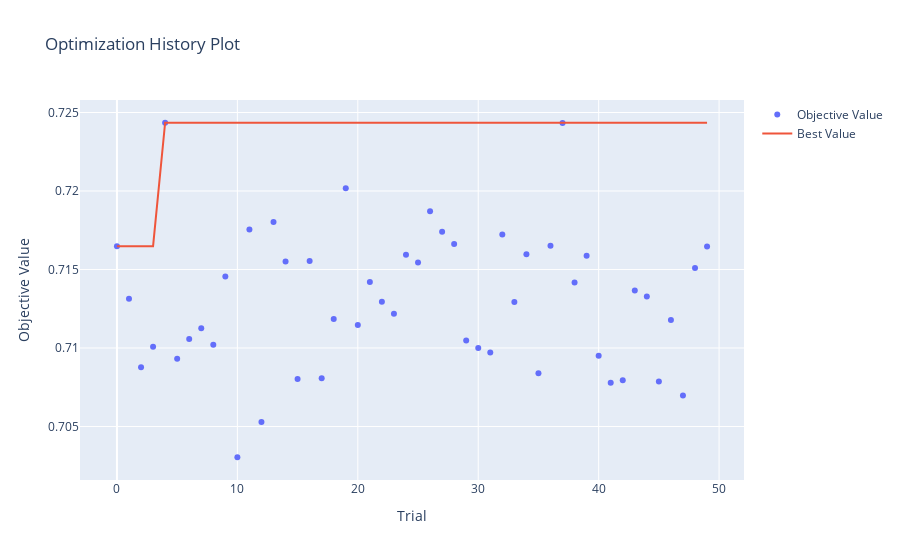
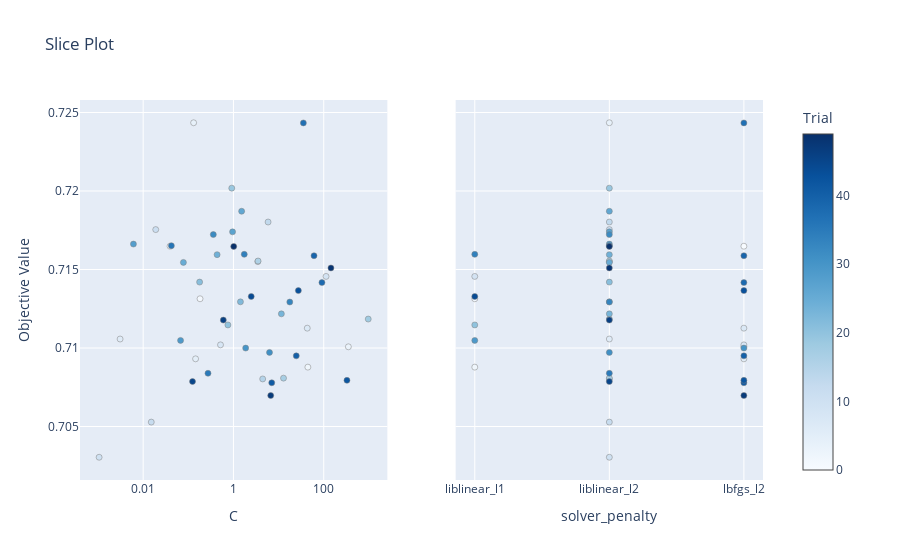
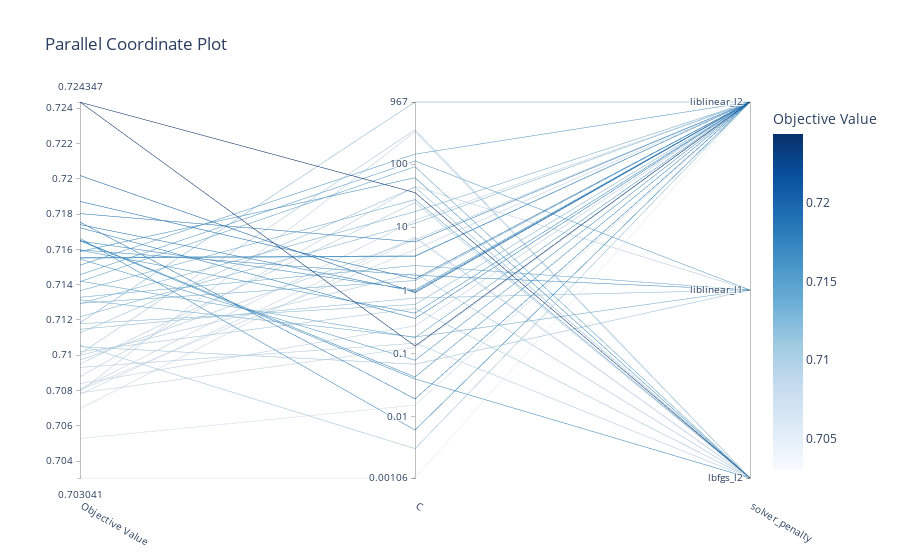
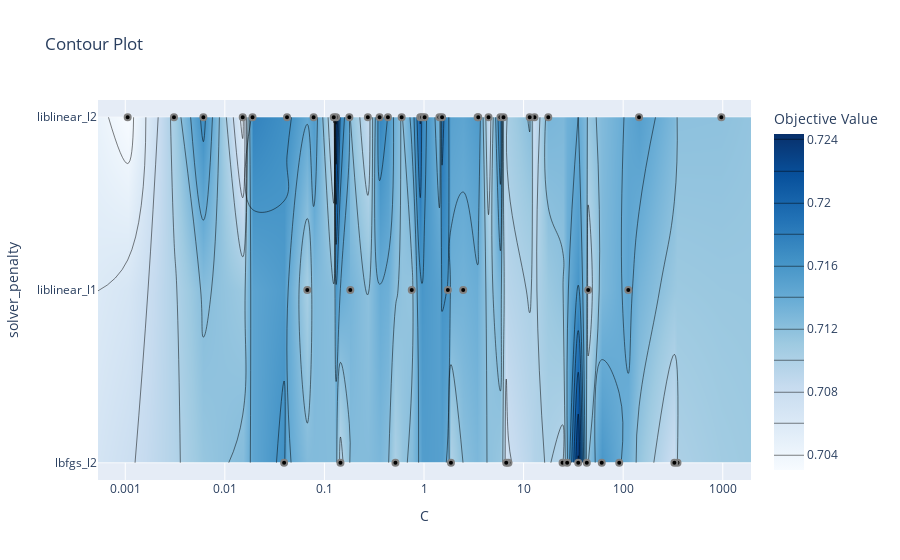

Notebook source saved alongside these figures, in order:
### Code cell
# Exibe os melhores resultados e parâmetros para cada modelo
for model_name in best_study_per_model:
    print(f"Best F1 for {model_name}: {best_f1_per_model[model_name]}")
    print(f"Best Parameters for {model_name}: {best_params_per_model[model_name]}")

    print(f"Plots for model: {model_name}")

    study = best_study_per_model[model_name]
    fig_opt_history = plot_optimization_history(study)
    fig_opt_history.show()

    fig_slice = plot_slice(study)
    fig_slice.show()

    fig_parallel = plot_parallel_coordinate(study)
    fig_parallel.show()

    fig_contour = plot_contour(study)
    fig_contour.show()

    fig_param_importances = plot_param_importances(study)
    fig_param_importances.show()

### Figure 1 — Plotly figure (JSON) as saved in the notebook; plotly's stock layout.template omitted (floating-point values rounded to 4 significant figures)
{"data": [{"mode": "markers", "name": "Objective Value", "type": "scatter", "x": [0, 1, 2, 3, 4, 5, 6, 7, 8, 9, 10, 11, 12, 13, 14, 15, 16, 17, 18, 19, 20, 21, 22, 23, 24, 25, 26, 27, 28, 29, 30, 31, 32, 33, 34, 35, 36, 37, 38, 39, 40, 41, 42, 43, 44, 45, 46, 47, 48, 49], "y": [0.7165, 0.7131, 0.7088, 0.7101, 0.7243, 0.7093, 0.7106, 0.7113, 0.7102, 0.7146, 0.703, 0.7175, 0.7053, 0.718, 0.7155, 0.708, 0.7155, 0.7081, 0.7118, 0.7202, 0.7115, 0.7142, 0.7129, 0.7122, 0.7159, 0.7155, 0.7187, 0.7174, 0.7166, 0.7105, 0.71, 0.7097, 0.7172, 0.7129, 0.716, 0.7084, 0.7165, 0.7243, 0.7142, 0.7159, 0.7095, 0.7078, 0.7079, 0.7137, 0.7133, 0.7079, 0.7118, 0.707, 0.7151, 0.7165]}, {"mode": "lines", "name": "Best Value", "type": "scatter", "x": [0, 1, 2, 3, 4, 5, 6, 7, 8, 9, 10, 11, 12, 13, 14, 15, 16, 17, 18, 19, 20, 21, 22, 23, 24, 25, 26, 27, 28, 29, 30, 31, 32, 33, 34, 35, 36, 37, 38, 39, 40, 41, 42, 43, 44, 45, 46, 47, 48, 49], "y": [0.7165, 0.7165, 0.7165, 0.7165, 0.7243, 0.7243, 0.7243, 0.7243, 0.7243, 0.7243, 0.7243, 0.7243, 0.7243, 0.7243, 0.7243, 0.7243, 0.7243, 0.7243, 0.7243, 0.7243, 0.7243, 0.7243, 0.7243, 0.7243, 0.7243, 0.7243, 0.7243, 0.7243, 0.7243, 0.7243, 0.7243, 0.7243, 0.7243, 0.7243, 0.7243, 0.7243, 0.7243, 0.7243, 0.7243, 0.7243, 0.7243, 0.7243, 0.7243, 0.7243, 0.7243, 0.7243, 0.7243, 0.7243, 0.7243, 0.7243]}, {"marker": {"color": "#cccccc"}, "mode": "markers", "name": "Infeasible Trial", "showlegend": false, "type": "scatter", "x": [], "y": []}], "layout": {"title": {"text": "Optimization History Plot"}, "xaxis": {"title": {"text": "Trial"}}, "yaxis": {"title": {"text": "Objective Value"}}}}

### Figure 2 — Plotly figure (JSON) as saved in the notebook; plotly's stock layout.template omitted (floating-point values rounded to 4 significant figures)
{"data": [{"marker": {"color": [0, 1, 2, 3, 4, 5, 6, 7, 8, 9, 10, 11, 12, 13, 14, 15, 16, 17, 18, 19, 20, 21, 22, 23, 24, 25, 26, 27, 28, 29, 30, 31, 32, 33, 34, 35, 36, 37, 38, 39, 40, 41, 42, 43, 44, 45, 46, 47, 48, 49], "colorbar": {"title": {"text": "Trial"}, "x": 1, "xpad": 40}, "colorscale": [[0, "rgb(247,251,255)"], [0.125, "rgb(222,235,247)"], [0.25, "rgb(198,219,239)"], [0.375, "rgb(158,202,225)"], [0.5, "rgb(107,174,214)"], [0.625, "rgb(66,146,198)"], [0.75, "rgb(33,113,181)"], [0.875, "rgb(8,81,156)"], [1, "rgb(8,48,107)"]], "line": {"color": "Grey", "width": 0.5}, "showscale": true}, "mode": "markers", "name": "Feasible Trial", "showlegend": false, "type": "scatter", "x": [0.03938, 0.1819, 44.52, 351.1, 0.1311, 0.1449, 0.003085, 43.12, 0.5166, 112.6, 0.001058, 0.01897, 0.01512, 5.848, 3.457, 4.444, 3.506, 12.86, 967.3, 0.9173, 0.7532, 0.1779, 1.428, 11.51, 0.4342, 0.07789, 1.518, 0.9561, 0.006086, 0.06733, 1.865, 6.286, 0.3582, 17.7, 1.736, 0.2729, 0.04212, 35.38, 91.29, 60.92, 24.63, 7.049, 326.8, 27.39, 2.475, 0.1241, 0.5965, 6.693, 144.4, 1.014], "xaxis": "x", "y": [0.7165, 0.7131, 0.7088, 0.7101, 0.7243, 0.7093, 0.7106, 0.7113, 0.7102, 0.7146, 0.703, 0.7175, 0.7053, 0.718, 0.7155, 0.708, 0.7155, 0.7081, 0.7118, 0.7202, 0.7115, 0.7142, 0.7129, 0.7122, 0.7159, 0.7155, 0.7187, 0.7174, 0.7166, 0.7105, 0.71, 0.7097, 0.7172, 0.7129, 0.716, 0.7084, 0.7165, 0.7243, 0.7142, 0.7159, 0.7095, 0.7078, 0.7079, 0.7137, 0.7133, 0.7079, 0.7118, 0.707, 0.7151, 0.7165], "yaxis": "y"}, {"marker": {"color": [0, 1, 2, 3, 4, 5, 6, 7, 8, 9, 10, 11, 12, 13, 14, 15, 16, 17, 18, 19, 20, 21, 22, 23, 24, 25, 26, 27, 28, 29, 30, 31, 32, 33, 34, 35, 36, 37, 38, 39, 40, 41, 42, 43, 44, 45, 46, 47, 48, 49], "colorbar": {"title": {"text": "Trial"}, "x": 1, "xpad": 40}, "colorscale": [[0, "rgb(247,251,255)"], [0.125, "rgb(222,235,247)"], [0.25, "rgb(198,219,239)"], [0.375, "rgb(158,202,225)"], [0.5, "rgb(107,174,214)"], [0.625, "rgb(66,146,198)"], [0.75, "rgb(33,113,181)"], [0.875, "rgb(8,81,156)"], [1, "rgb(8,48,107)"]], "line": {"color": "Grey", "width": 0.5}, "showscale": false}, "mode": "markers", "name": "Feasible Trial", "showlegend": false, "type": "scatter", "x": ["lbfgs_l2", "liblinear_l1", "liblinear_l1", "lbfgs_l2", "liblinear_l2", "lbfgs_l2", "liblinear_l2", "lbfgs_l2", "lbfgs_l2", "liblinear_l1", "liblinear_l2", "liblinear_l2", "liblinear_l2", "liblinear_l2", "liblinear_l2", "liblinear_l2", "liblinear_l2", "liblinear_l2", "liblinear_l2", "liblinear_l2", "liblinear_l1", "liblinear_l2", "liblinear_l2", "liblinear_l2", "liblinear_l2", "liblinear_l2", "liblinear_l2", "liblinear_l2", "liblinear_l2", "liblinear_l1", "lbfgs_l2", "liblinear_l2", "liblinear_l2", "liblinear_l2", "liblinear_l1", "liblinear_l2", "liblinear_l2", "lbfgs_l2", "lbfgs_l2", "lbfgs_l2", "lbfgs_l2", "lbfgs_l2", "lbfgs_l2", "lbfgs_l2", "liblinear_l1", "liblinear_l2", "liblinear_l2", "lbfgs_l2", "liblinear_l2", "liblinear_l2"], "xaxis": "x2", "y": [0.7165, 0.7131, 0.7088, 0.7101, 0.7243, 0.7093, 0.7106, 0.7113, 0.7102, 0.7146, 0.703, 0.7175, 0.7053, 0.718, 0.7155, 0.708, 0.7155, 0.7081, 0.7118, 0.7202, 0.7115, 0.7142, 0.7129, 0.7122, 0.7159, 0.7155, 0.7187, 0.7174, 0.7166, 0.7105, 0.71, 0.7097, 0.7172, 0.7129, 0.716, 0.7084, 0.7165, 0.7243, 0.7142, 0.7159, 0.7095, 0.7078, 0.7079, 0.7137, 0.7133, 0.7079, 0.7118, 0.707, 0.7151, 0.7165], "yaxis": "y2"}], "layout": {"title": {"text": "Slice Plot"}, "xaxis": {"anchor": "y", "domain": [0, 0.45], "title": {"text": "C"}, "type": "log"}, "xaxis2": {"anchor": "y2", "categoryarray": ["liblinear_l1", "liblinear_l2", "lbfgs_l2"], "categoryorder": "array", "domain": [0.55, 1], "title": {"text": "solver_penalty"}, "type": "category"}, "yaxis": {"anchor": "x", "domain": [0, 1], "title": {"text": "Objective Value"}}, "yaxis2": {"anchor": "x2", "domain": [0, 1], "matches": "y", "showticklabels": false}}}

### Figure 3 — Plotly figure (JSON) as saved in the notebook; plotly's stock layout.template omitted (floating-point values rounded to 4 significant figures)
{"data": [{"dimensions": [{"label": "Objective Value", "range": [0.703, 0.7243], "values": [0.7165, 0.7131, 0.7088, 0.7101, 0.7243, 0.7093, 0.7106, 0.7113, 0.7102, 0.7146, 0.703, 0.7175, 0.7053, 0.718, 0.7155, 0.708, 0.7155, 0.7081, 0.7118, 0.7202, 0.7115, 0.7142, 0.7129, 0.7122, 0.7159, 0.7155, 0.7187, 0.7174, 0.7166, 0.7105, 0.71, 0.7097, 0.7172, 0.7129, 0.716, 0.7084, 0.7165, 0.7243, 0.7142, 0.7159, 0.7095, 0.7078, 0.7079, 0.7137, 0.7133, 0.7079, 0.7118, 0.707, 0.7151, 0.7165]}, {"label": "C", "range": [-2.976, 2.986], "ticktext": ["0.00106", "0.01", "0.1", "1", "10", "100", "967"], "tickvals": [-2.976, -2, -1, 0, 1, 2, 2.986], "values": [-1.405, -0.7401, 1.649, 2.545, -0.8824, -0.8388, -2.511, 1.635, -0.2869, 2.051, -2.976, -1.722, -1.82, 0.767, 0.5387, 0.6478, 0.5448, 1.109, 2.986, -0.0375, -0.1231, -0.7498, 0.1547, 1.061, -0.3623, -1.109, 0.1814, -0.01948, -2.216, -1.172, 0.2706, 0.7984, -0.4459, 1.248, 0.2395, -0.5641, -1.375, 1.549, 1.96, 1.785, 1.391, 0.8481, 2.514, 1.438, 0.3936, -0.9064, -0.2244, 0.8256, 2.159, 0.00601]}, {"label": "solver_penalty", "range": [0, 2], "ticktext": ["lbfgs_l2", "liblinear_l1", "liblinear_l2"], "tickvals": [0, 1, 2], "values": [0, 1, 1, 0, 2, 0, 2, 0, 0, 1, 2, 2, 2, 2, 2, 2, 2, 2, 2, 2, 1, 2, 2, 2, 2, 2, 2, 2, 2, 1, 0, 2, 2, 2, 1, 2, 2, 0, 0, 0, 0, 0, 0, 0, 1, 2, 2, 0, 2, 2]}], "labelangle": 30, "labelside": "bottom", "line": {"color": [0.7165, 0.7131, 0.7088, 0.7101, 0.7243, 0.7093, 0.7106, 0.7113, 0.7102, 0.7146, 0.703, 0.7175, 0.7053, 0.718, 0.7155, 0.708, 0.7155, 0.7081, 0.7118, 0.7202, 0.7115, 0.7142, 0.7129, 0.7122, 0.7159, 0.7155, 0.7187, 0.7174, 0.7166, 0.7105, 0.71, 0.7097, 0.7172, 0.7129, 0.716, 0.7084, 0.7165, 0.7243, 0.7142, 0.7159, 0.7095, 0.7078, 0.7079, 0.7137, 0.7133, 0.7079, 0.7118, 0.707, 0.7151, 0.7165], "colorbar": {"title": {"text": "Objective Value"}}, "colorscale": [[0, "rgb(247,251,255)"], [0.125, "rgb(222,235,247)"], [0.25, "rgb(198,219,239)"], [0.375, "rgb(158,202,225)"], [0.5, "rgb(107,174,214)"], [0.625, "rgb(66,146,198)"], [0.75, "rgb(33,113,181)"], [0.875, "rgb(8,81,156)"], [1, "rgb(8,48,107)"]], "reversescale": false, "showscale": true}, "type": "parcoords"}], "layout": {"title": {"text": "Parallel Coordinate Plot"}}}

### Figure 4 — Plotly figure (JSON) as saved in the notebook; plotly's stock layout.template omitted (floating-point values rounded to 4 significant figures; data arrays with more than 128 entries replaced by an {"elided": "..."} marker saying what was removed)
{"data": [{"colorbar": {"title": {"text": "Objective Value"}}, "colorscale": [[0, "rgb(247,251,255)"], [0.125, "rgb(222,235,247)"], [0.25, "rgb(198,219,239)"], [0.375, "rgb(158,202,225)"], [0.5, "rgb(107,174,214)"], [0.625, "rgb(66,146,198)"], [0.75, "rgb(33,113,181)"], [0.875, "rgb(8,81,156)"], [1, "rgb(8,48,107)"]], "connectgaps": true, "contours": {"coloring": "heatmap"}, "hoverinfo": "none", "line": {"smoothing": 1.3}, "reversescale": false, "type": "contour", "x": [0.0005325, 0.001058, 0.003085, 0.006086, 0.01512, 0.01897, 0.03938, 0.04212, 0.06733, 0.07789, 0.1241, 0.1311, 0.1449, 0.1779, 0.1819, 0.2729, 0.3582, 0.4342, 0.5166, 0.5965, 0.7532, 0.9173, 0.9561, 1.014, 1.428, 1.518, 1.736, 1.865, 2.475, 3.457, 3.506, 4.444, 5.848, 6.286, 6.693, 7.049, 11.51, 12.86, 17.7, 24.63, 27.39, 35.38, 43.12, 44.52, 60.92, 91.29, 112.6, 144.4, 326.8, 351.1, 967.3, 1921.0], "y": ["lbfgs_l2", "liblinear_l1", "liblinear_l2"], "z": {"elided": "3x52 float values"}}, {"marker": {"color": "black", "line": {"color": "Gray", "width": 2}}, "mode": "markers", "name": "Feasible Trial", "showlegend": false, "type": "scatter", "x": [0.03938, 0.1819, 44.52, 351.1, 0.1311, 0.1449, 0.003085, 43.12, 0.5166, 112.6, 0.001058, 0.01897, 0.01512, 5.848, 3.457, 4.444, 3.506, 12.86, 967.3, 0.9173, 0.7532, 0.1779, 1.428, 11.51, 0.4342, 0.07789, 1.518, 0.9561, 0.006086, 0.06733, 1.865, 6.286, 0.3582, 17.7, 1.736, 0.2729, 0.04212, 35.38, 91.29, 60.92, 24.63, 7.049, 326.8, 27.39, 2.475, 0.1241, 0.5965, 6.693, 144.4, 1.014], "y": ["lbfgs_l2", "liblinear_l1", "liblinear_l1", "lbfgs_l2", "liblinear_l2", "lbfgs_l2", "liblinear_l2", "lbfgs_l2", "lbfgs_l2", "liblinear_l1", "liblinear_l2", "liblinear_l2", "liblinear_l2", "liblinear_l2", "liblinear_l2", "liblinear_l2", "liblinear_l2", "liblinear_l2", "liblinear_l2", "liblinear_l2", "liblinear_l1", "liblinear_l2", "liblinear_l2", "liblinear_l2", "liblinear_l2", "liblinear_l2", "liblinear_l2", "liblinear_l2", "liblinear_l2", "liblinear_l1", "lbfgs_l2", "liblinear_l2", "liblinear_l2", "liblinear_l2", "liblinear_l1", "liblinear_l2", "liblinear_l2", "lbfgs_l2", "lbfgs_l2", "lbfgs_l2", "lbfgs_l2", "lbfgs_l2", "lbfgs_l2", "lbfgs_l2", "liblinear_l1", "liblinear_l2", "liblinear_l2", "lbfgs_l2", "liblinear_l2", "liblinear_l2"]}, {"marker": {"color": "#cccccc", "line": {"color": "Gray", "width": 2}}, "mode": "markers", "name": "Infeasible Trial", "showlegend": false, "type": "scatter", "x": [], "y": []}], "layout": {"title": {"text": "Contour Plot"}, "xaxis": {"range": [-3.274, 3.284], "title": {"text": "C"}, "type": "log"}, "yaxis": {"range": [-0.1, 2.1], "title": {"text": "solver_penalty"}, "type": "category"}}}
